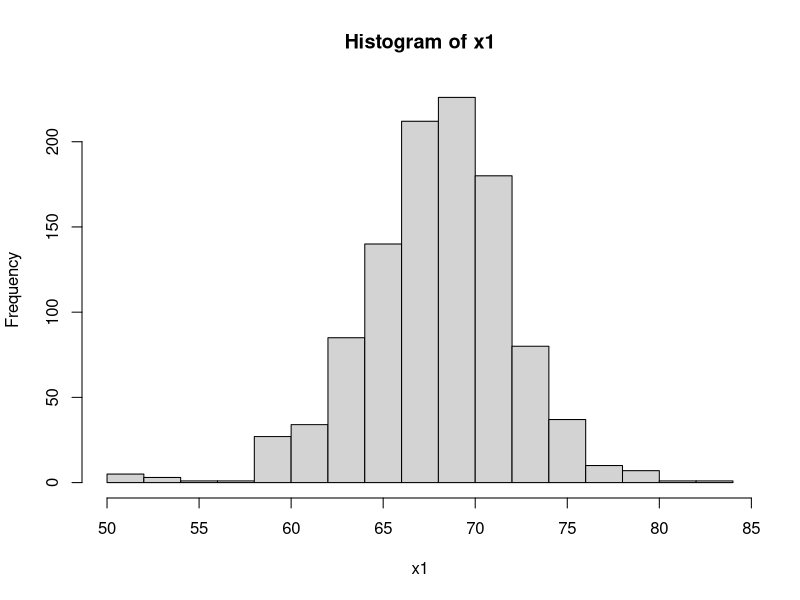
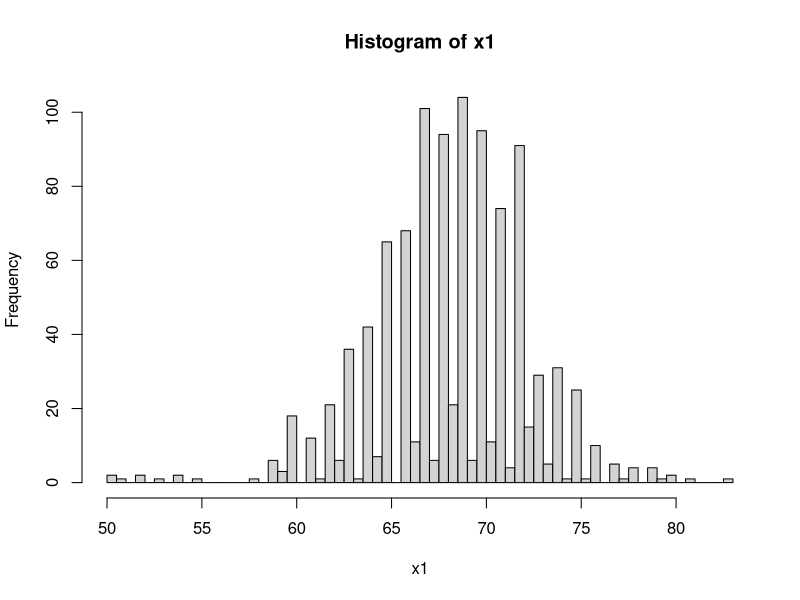

These charts were generated, in order, by the following R code:
# Introduction to data visualization

library(dslabs)
data("murders")
head(murders)
names(murders)
ls()


x1<-heights$height
hist(x1)
# make bin size smaller
hist(x1,breaks=100)

# load the dataset
library(dslabs)
data(heights)

# make a table of category proportions
prop.table(table(heights$sex))


# apply function
x<-matrix(c(1:15),nrow=5,ncol=3)
x
apply(x,1,mean)
